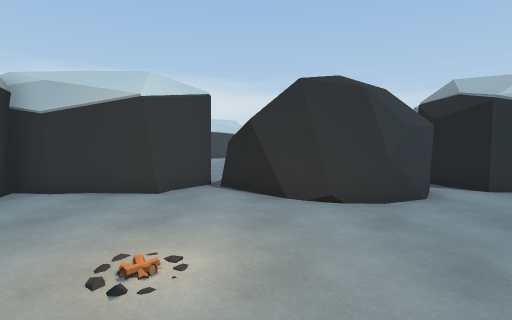
[1] (above)

12 first-person views from a walk through a Unity game level. The camera is 1.4 m above the floor, tilts 4° down and sees 80° across. The floor is counted in squares, 1 m on a side. Each view is taken from the middle of a square. On the plan, view 1 faces up. The plan holds only what a view shows up to about 14 squares ahead; the rest is blank. The place goes on beyond the plan. The player is left out.

[2]
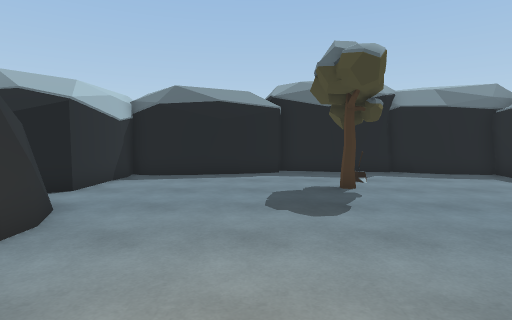

[3]
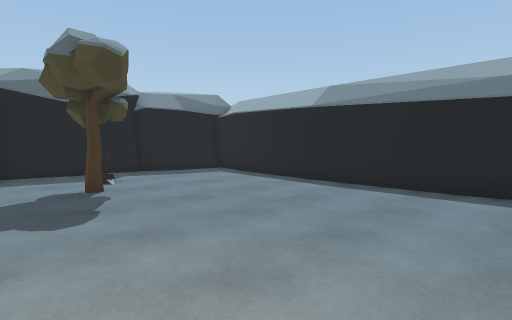

[4]
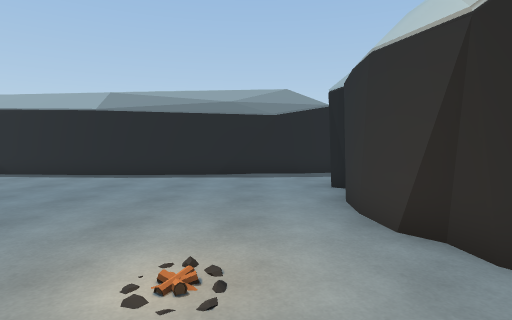

[5]
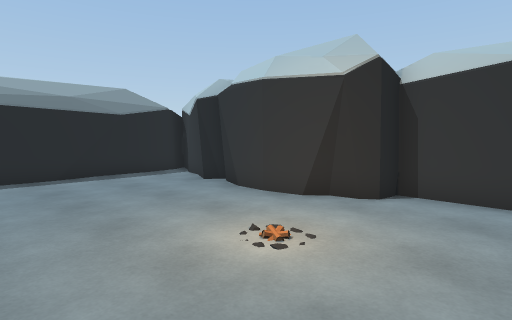

[6]
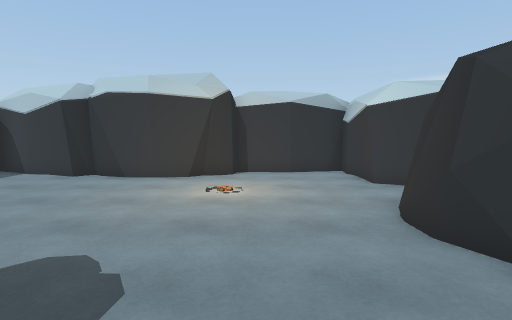

[7]
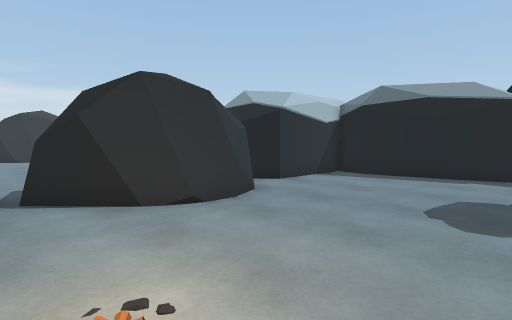

[8]
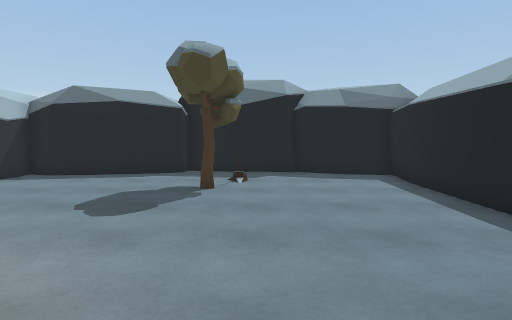

[9]
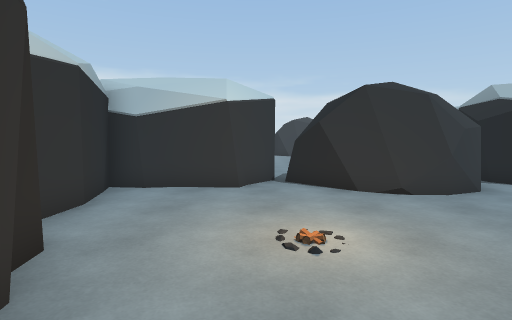

[10]
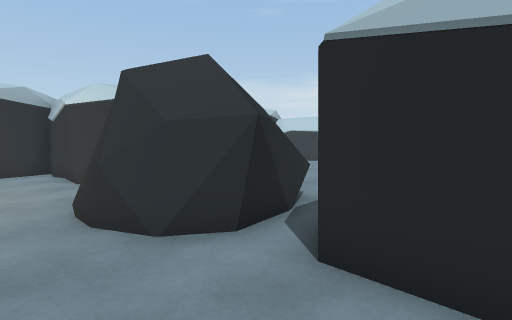

[11]
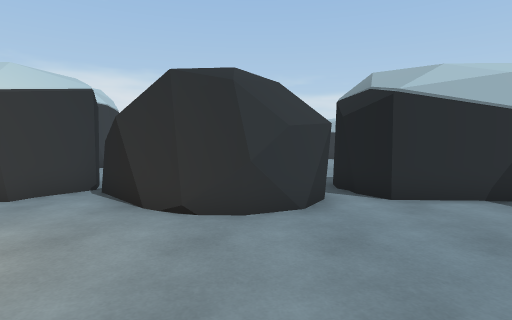

[12]
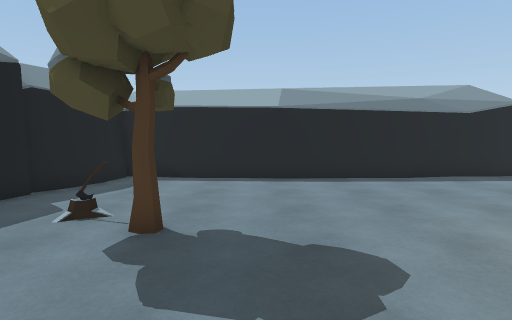

### Floor plan
Key: @ floor where view 1 was taken; # wall or solid block; . floor; C campfire; T tree; A axe; O other object.
Columns run from 6 left of view 1 to 11 right of it. Each row starts with its distance up from view 1.
 11          OO
 10     #.OO OO#
  9     #OOOOOO##
  8 #####.OOOOOO#####
  7 #......OOOO.....#
  6 #...............#
  5 #...............#
  4 #...............#
  3 ##...C..........##
  2  ##..............#
  1   #..............#
  0   #...@......TA..#
 -1   #..............#
 -2  ##..............#
 -3  ##..............#
 -4  #..............##
 -5  #..............#
 -6 #################

Where each view was taken, in squares from view 1:
view 1: 0 up, 0 right, facing up
view 2: 3 up, 2 left, facing right
view 3: 3 up, 2 left, facing down-right
view 4: 6 up, 2 left, facing down
view 5: 6 up, 2 right, facing down-left
view 6: 4 up, 7 right, facing left
view 7: 1 up, 2 left, facing up-right
view 8: 1 down, 2 left, facing right
view 9: 1 down, 2 left, facing up
view 10: 5 up, 8 right, facing up-left
view 11: 1 up, 3 right, facing up
view 12: 5 up, 5 right, facing down
